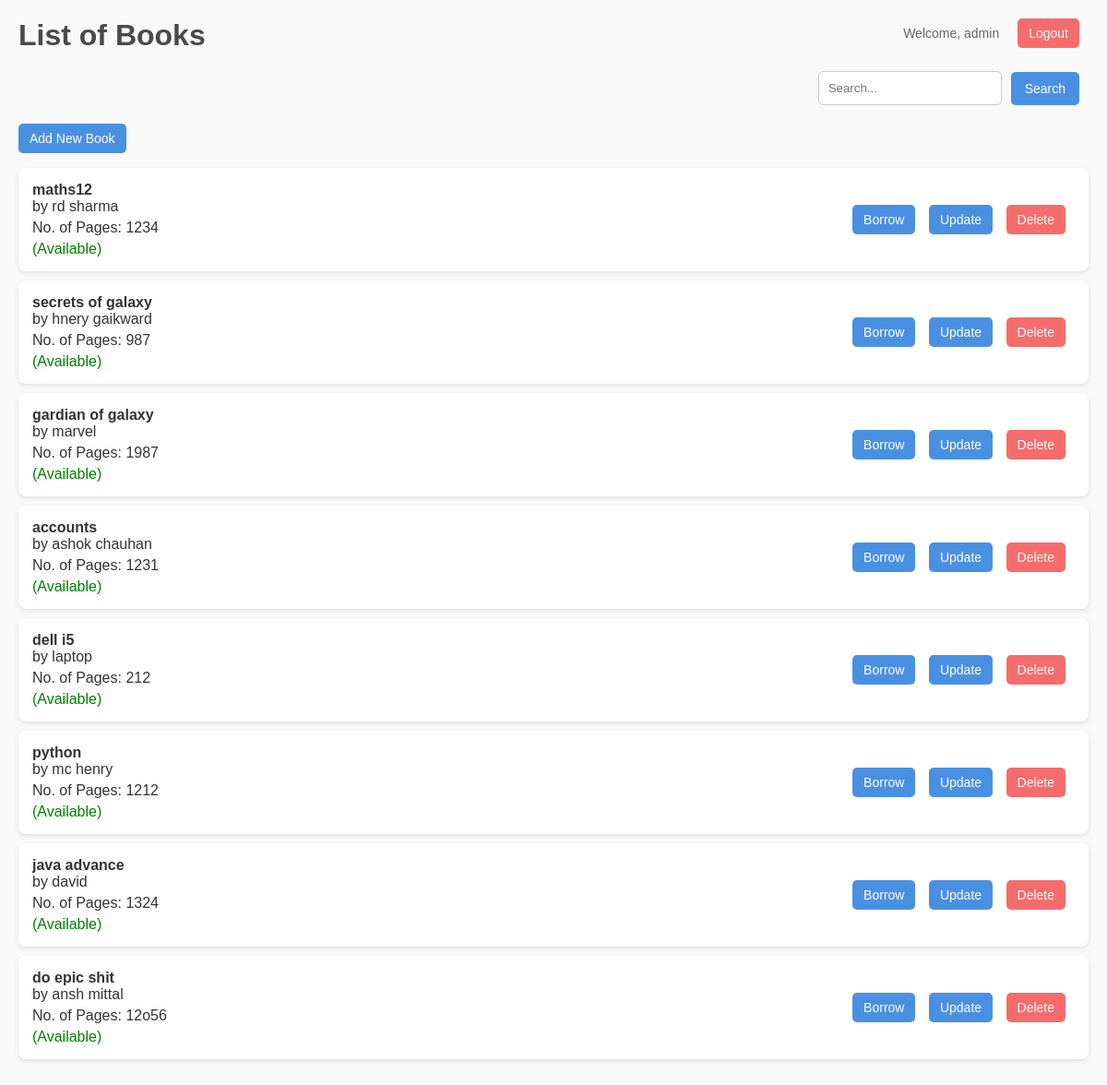
The page /books (signed in) on the database its author committed.
### model.py (models this page shows, shortened)
class User(db.Model, UserMixin):
    id = db.Column(db.Integer, primary_key=True)
    username = db.Column(db.String(64), unique=True, index=True)
    email = db.Column(db.String(120), unique=True, index=True)
    password_hash = db.Column(db.String(128))

class Book(db.Model):
    id = db.Column(db.Integer, primary_key=True)
    title = db.Column(db.String(100), nullable=False)
    author = db.Column(db.String(50), nullable=False)
    isbn = db.Column(db.String(13), unique=True, nullable=False)
    available = db.Column(db.Boolean, default=True)

### app.py (the view)
@app.route('/books', methods=['GET'])
def get_books():
    books = Book.query.all()
    return render_template('list_book.html', books=books)

### app.py (called while the page is built)
@login_manager.user_loader
def load_user(user_id):
    return User.query.get(int(user_id))

### templates/list_book.html (shortened to what this page needs)
</html>
<!DOCTYPE html>
<html lang="en">
<head>
</head>
<body>
    <div class="user-info">
        <span>Welcome, {{ current_user.username }}</span>
        <div class="logout-container">
            <a href="{{ url_for('auth.logout') }}"><button class="logout">Logout</button></a>
        </div>
    </div>
    <h1>List of Books</h1>
    <div class="search-container">
        <input type="text" id="search" placeholder="Search...">
        <button class="search" onclick="searchBooks()">Search</button>
    </div>
    <a href="{{ url_for('add_book') }}"><button class="primary">Add New Book</button></a>
    <ul>
        {% for book in books %}
        <li>
            <div class="book-details">
                <strong>{{ book.title }}</strong> by {{ book.author }}
                <span>No. of Pages: {{ book.isbn  }}</span>
                {% if book.available %}
                    <span style="color: green;">(Available)</span>
                {% else %}
                    <span style="color: red;">(Not Available)</span>
                {% endif %}
            </div>
            <div>
                {% if book.available %}
                    <a href="{{ url_for('borrow_book', book_id=book.id) }}"><button class="primary">Borrow</button></a>
                {% else %}
                    <form action="{{ url_for('return_book', book_id=book.id) }}" method="POST" style="display: inline-block;">
                        <button class="success">Return</button>
                    </form>
                {% endif %}
                <a href="{{ url_for('update_book', book_id=book.id) }}"><button class="primary">Update</button></a>
                <a href="{{ url_for('delete_book', book_id=book.id) }}" onclick="return confirm('Are you sure you want to delete this book?')"><button class="secondary">Delete</button></a>
            </div>
        </li>
        {% endfor %}
    </ul>
</body>
</html>

### templates/list_book.html (style rules this page uses)
body { font-family: Arial, sans-serif; margin: 0; padding: 20px; background-color: #f9f9f9; color: #333; position: relative; }
h1 { color: #4A4A4A; margin-bottom: 20px; }
ul { list-style: none; padding: 0; }
li { padding: 15px; margin-bottom: 10px; background-color: white; border-radius: 8px; box-shadow: 0 2px 5px rgba(0, 0, 0, 0.1); display: flex; justify-content: space-between; align-items: center; }
.book-details { display: flex; flex-direction: column; }
.book-details span { margin-top: 5px; }
button { padding: 8px 12px; border-radius: 5px; border: none; cursor: pointer; margin-right: 10px; font-size: 14px; transition: background-color 0.3s; }
button.primary { background-color: #4a90e2; color: white; }
button.secondary { background-color: #f56c6c; color: white; }
.search-container { display: flex; align-items: center; justify-content: flex-end; margin-bottom: 20px; }
input[type=text] { padding: 10px; margin-right: 10px; border-radius: 5px; border: 1px solid #ccc; }
button.search { padding: 10px 15px; border-radius: 5px; border: none; cursor: pointer; background-color: #4a90e2; color: white; transition: background-color 0.3s; }
.user-info { position: absolute; top: 20px; right: 20px; display: flex; align-items: center; }
.user-info span { margin-right: 10px; font-size: 14px; color: #666; }
.logout-container { margin-left: 10px; }
button.logout { padding: 8px 12px; border-radius: 5px; border: none; cursor: pointer; font-size: 14px; transition: background-color 0.3s; background-color: #f56c6c; color: white; }

### rows shown on the page
User: username "admin"
Book: title "maths12", author "rd sharma", isbn "1234", available "(Available)"
Book: title "secrets of galaxy", author "hnery gaikward", isbn "987", available "(Available)"
Book: title "gardian of galaxy", author "marvel", isbn "1987", available "(Available)"
Book: title "accounts", author "ashok chauhan", isbn "1231", available "(Available)"
Book: title "dell i5", author "laptop", isbn "212", available "(Available)"
Book: title "python", author "mc henry", isbn "1212", available "(Available)"
Book: title "java advance", author "david", isbn "1324", available "(Available)"
Book: title "do epic shit", author "ansh mittal", isbn "12o56", available "(Available)"
